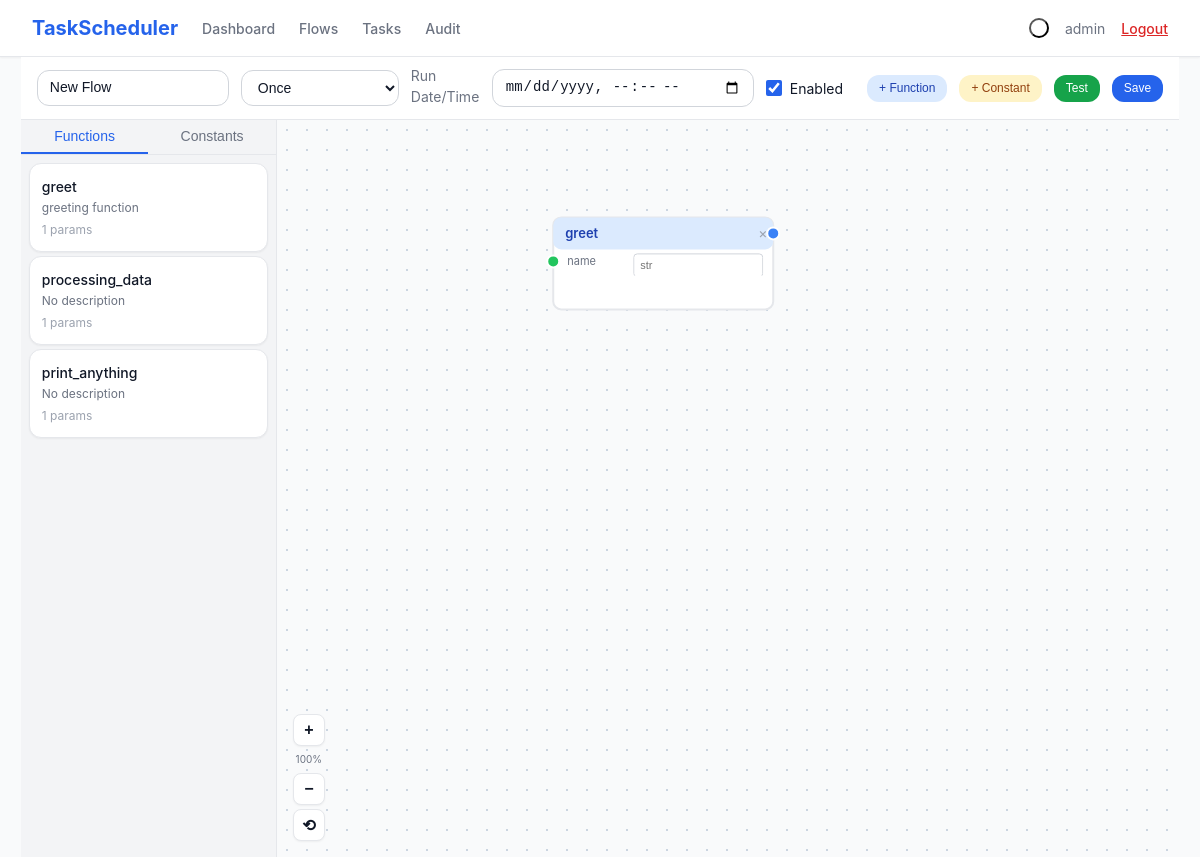
/flow/4/edit (signed in), run on the app's committed database.
### models.py (models this page shows, shortened)
class Flow(db.Model):
    __tablename__ = 'flows'
    id = db.Column(db.Integer, primary_key=True)
    name = db.Column(db.String(200), nullable=False)
    schedule_type = db.Column(db.String(50), nullable=False)
    schedule_config = db.Column(db.Text, default='{}')
    enabled = db.Column(db.Boolean, default=True)
    nodes = db.Column(db.Text, default='[]')
    connections = db.Column(db.Text, default='[]')
    timeout_seconds = db.Column(db.Integer, default=30)
    max_retries = db.Column(db.Integer, default=0)
    last_run_time = db.Column(db.DateTime, nullable=True)
    last_run_status = db.Column(db.String(20), nullable=True)
    last_run_output = db.Column(db.Text, nullable=True)
    last_run_node_errors = db.Column(db.Text, default='{}')
    next_run_time = db.Column(db.DateTime, nullable=True)
    created_at = db.Column(db.DateTime, default=datetime.utcnow)
    updated_at = db.Column(db.DateTime, default=datetime.utcnow, onupdate=datetime.utcnow)
    def get_nodes(self):
        return json.loads(self.nodes) if self.nodes else []
    def get_connections(self):
        return json.loads(self.connections) if self.connections else []
    def get_schedule_config(self):
        return json.loads(self.schedule_config) if self.schedule_config else {}

class Function(db.Model):
    __tablename__ = 'functions'
    id = db.Column(db.Integer, primary_key=True)
    name = db.Column(db.String(100), unique=True, nullable=False)
    description = db.Column(db.Text, nullable=True)
    code = db.Column(db.Text, nullable=False)
    params = db.Column(db.Text, default='[]')
    return_type = db.Column(db.String(50), default='any')
    created_at = db.Column(db.DateTime, default=datetime.utcnow)
    updated_at = db.Column(db.DateTime, default=datetime.utcnow, onupdate=datetime.utcnow)
    def get_params(self):
        return json.loads(self.params) if self.params else []

### app.py (the view, shortened to what this page needs)
@app.route('/flow/<int:id>/edit', methods=['GET', 'POST'])
@login_required
def flow_edit(id):
    flow = Flow.query.get_or_404(id)
    functions = Function.query.all()
    constants = Constant.query.all()
    return render_template('flow_editor.html', flow=flow, functions=functions, constants=constants)

### app.py (called while the page is built)
def login_required(f):
    @wraps(f)
    def decorated_function(*args, **kwargs):
        if 'user_id' not in session:
            if request.is_json or request.path.startswith('/api/'):
                return jsonify({'error': 'Unauthorized'}), 401
            return redirect(url_for('login'))
        return f(*args, **kwargs)
    return decorated_function

### templates/flow_editor.html (shortened to what this page needs)
{% extends "base.html" %}
{% block content %}
<div class="fullscreen" style="margin: -1.5rem -1rem;">
    <div class="toolbar">
        <input type="text" id="flowName" value="{{ flow.name if flow else 'New Flow' }}"
            class="form-input font-medium" style="width:12rem">
        <select id="scheduleType" onchange="updateScheduleFields()" class="form-select" style="width:auto">
            <option value="once" {% if flow and flow.schedule_type == 'once' %}selected{% endif %}>Once</option>
        </select>
        <span id="scheduleFields" class="flex items-center gap-2"></span>
        <label class="flex items-center gap-2 text-sm">
            <input type="checkbox" id="flowEnabled" {% if not flow or flow.enabled %}checked{% endif %} class="form-checkbox">
            <span class="text-body">Enabled</span>
        </label>
        <button onclick="openFunctionModal()" class="btn btn-sm" style="background:var(--bg-primary-100);color:var(--text-blue)">+ Function</button>
        <button onclick="openConstantModal()" class="btn btn-sm" style="background:var(--bg-badge-amber);color:var(--text-amber)">+ Constant</button>
        <button onclick="testFlow()" class="btn btn-success btn-sm">Test</button>
        <button onclick="saveFlow()" class="btn btn-primary btn-sm">Save</button>
    </div>
    <div class="flex flex-1 overflow-hidden">
        <div class="sidebar">
            <div class="sidebar-tabs">
                <button onclick="switchSidebarTab('functions')" id="sidebar-tab-functions" class="sidebar-tab active">Functions</button>
                <button onclick="switchSidebarTab('constants')" id="sidebar-tab-constants" class="sidebar-tab">Constants</button>
            </div>
            <div id="sidebar-functions" class="sidebar-content">
                {% for func in functions %}
                <div class="sidebar-item"
                     draggable="true"
                     data-type="function"
                     data-id="{{ func.id }}"
                     data-name="{{ func.name }}"
                     data-params='{{ func.get_params()|tojson }}'>
                    <div class="font-medium text-sm text-body">{{ func.name }}</div>
                    <div class="text-xs text-muted mt-0-5">{{ func.description or 'No description' }}</div>
                    <div class="text-xs text-light mt-1">{{ func.get_params()|length }} params</div>
                </div>
                {% endfor %}
            </div>
        </div>
        <div class="canvas-container" id="canvasContainer">
            <div class="zoom-controls">
                <button class="zoom-btn" onclick="zoomIn()" title="Zoom in">+</button>
                <div class="zoom-level" id="zoomLevel">100%</div>
                <button class="zoom-btn" onclick="zoomOut()" title="Zoom out">−</button>
                <button class="zoom-btn" onclick="resetZoom()" title="Reset">⟲</button>
            </div>
        </div>
    </div>
</div>
{% endblock %}

### templates/flow_editor.html (style rules this page uses)
#flowCanvas { background-image: radial-gradient(circle, #cbd5e1 1px, transparent 1px); background-size: 20px 20px; touch-action: none; }

### data on the page
Flow: name "New Flow", schedule_type "Once", enabled "☑"
Function: name "greet", description "greeting function", get_params|length "1"
Function: name "processing_data", description "No description", get_params|length "1"
Function: name "print_anything", description "No description", get_params|length "1"

### other printed values
{{ session.username }} "admin"
